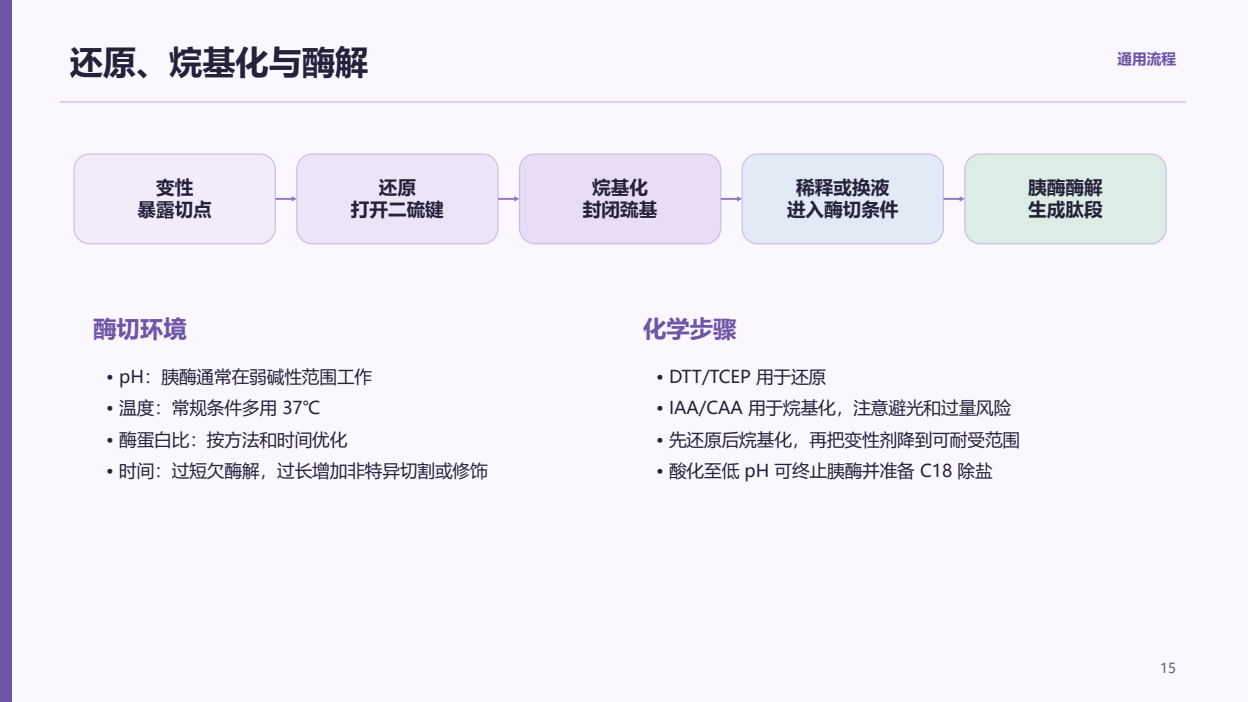
#> input picture research/figures/preparation-p15.png, 1248 x 702 px
$ python prepare-full-assets.py
#> lines starting #> are read from the running program, lines starting #| are printed output that depends on the picture
from pathlib import Path
from PIL import Image
import pypdfium2 as pdfium
import json

root = Path(__file__).resolve().parents[1]
dest = root / 'web/public/figures/full'
dest.mkdir(parents=True, exist_ok=True)
manifest = []

def crop(src, box, name, source):
#> called with src = 'research/figures/preparation-p15.png', box = (0.045, 0.2, 0.95, 0.37), name = 'reduction.png', source = '10 p15；仅裁步骤图'
    im = Image.open(root / src)
#> im is the input picture: PIL image 1248x702 RGB; mean R, G, B 240.4, 238.2, 246.4
    if box:
        w, h = im.size
#> w = 1248; h = 702
        im = im.crop(tuple(round(v * (w if i % 2 == 0 else h)) for i, v in enumerate(box)))
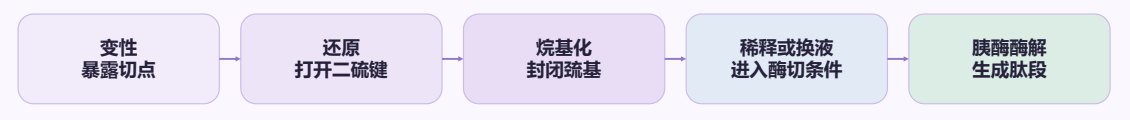
#> im: PIL image 1130x120 RGB; mean R, G, B 226.5, 225.2, 236.8
    im.save(dest / name)
    manifest.append(dict(file='figures/full/' + name, original=src, crop_fraction=box, source=source))

crop('research/figures/preparation-p15.png', (.045,.20,.95,.37), 'reduction.png', '10 p15；仅裁步骤图')
crop('research/figures/preparation-p07.png', (.07,.14,.90,.61), 'trypsin.png', '10 p7；保留序列、规则和切割产物')
#> call 2 of crop, with src = 'research/figures/preparation-p07.png', box = (0.07, 0.14, 0.9, 0.61), name = 'trypsin.png', source = '10 p7；保留序列、规则和切割产物'
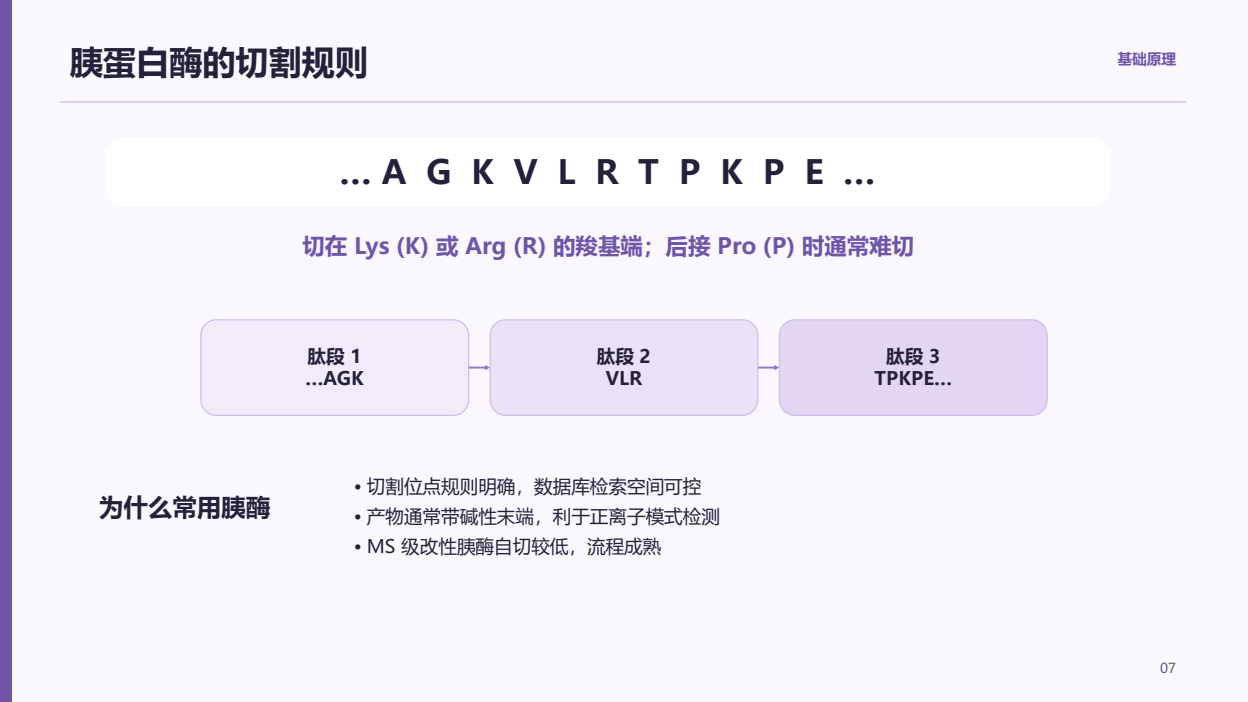
#> input picture research/figures/preparation-p07.png, 1248 x 702 px
#> in crop, im is the input picture: PIL image 1248x702 RGB; mean R, G, B 241.9, 239, 247.7
#> in crop (call 2), `im = im.crop(tuple(round(v * (w if i % 2 == 0 else h)) for i, v in enu..`:
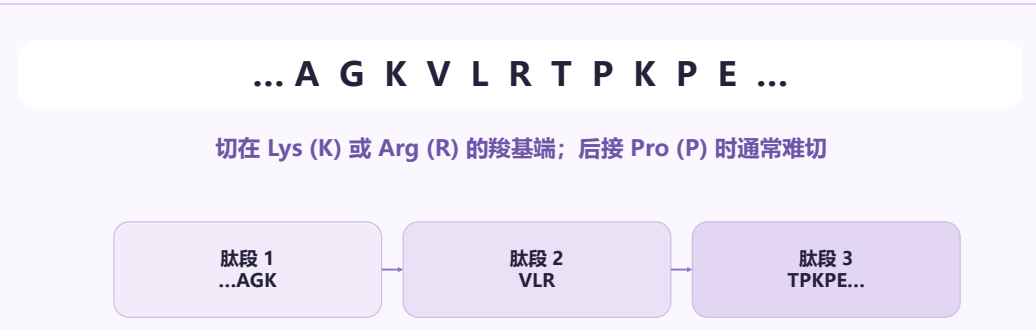
#> im: PIL image 1036x330 RGB; mean R, G, B 241.4, 237.7, 247.9
crop('research/figures/e5/fig5.jpg', (0,0,1,.605), 'e5-pca.png', 'Frey et al. 2025 Fig.5A；CC BY 4.0；裁切A面板')
#> call 3 of crop, with src = 'research/figures/e5/fig5.jpg', box = (0, 0, 1, 0.605), name = 'e5-pca.png', source = 'Frey et al. 2025 Fig.5A；CC BY 4.0；裁切A面板'
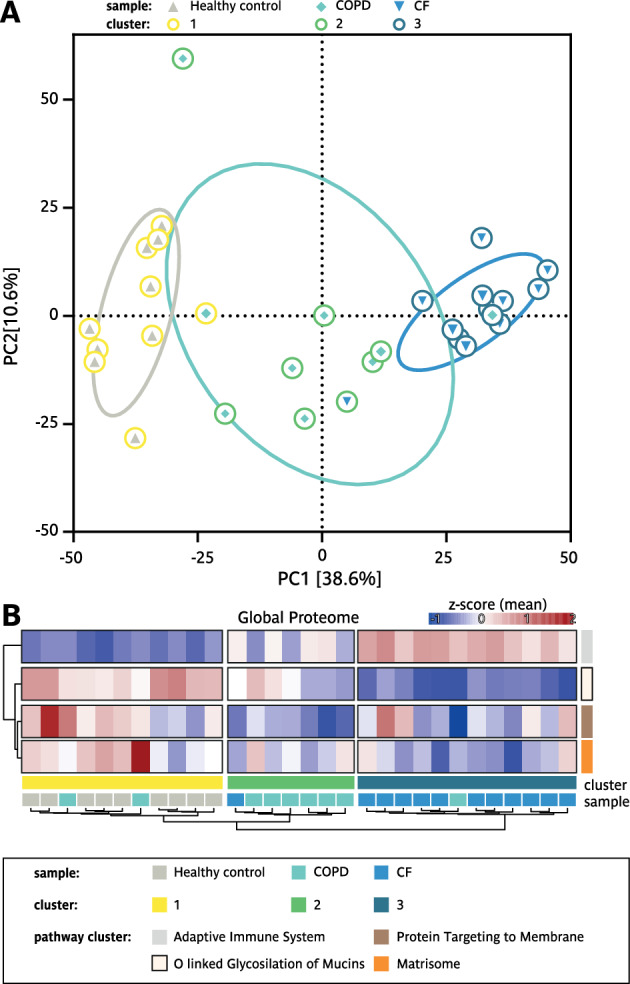
#> input picture research/figures/e5/fig5.jpg, 630 x 984 px
#> in crop, im is the input picture: PIL image 630x984 RGB; mean R, G, B 230.7, 231.5, 233.3
#> in crop (call 3), `im = im.crop(tuple(round(v * (w if i % 2 == 0 else h)) for i, v in enu..`:
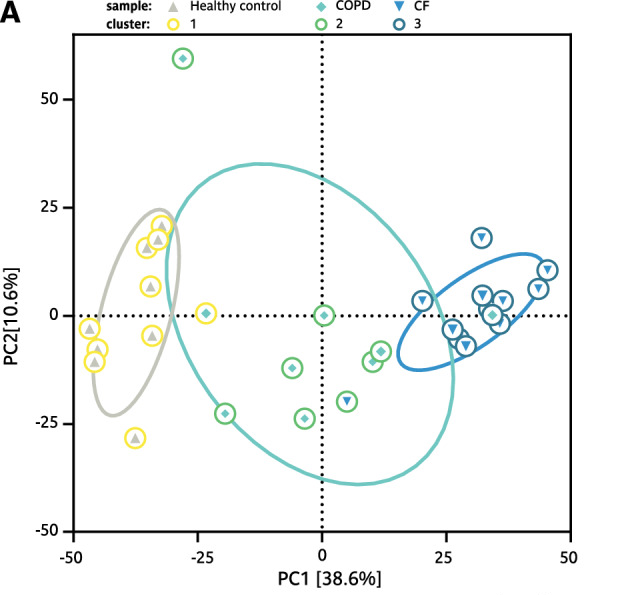
#> im: PIL image 630x595 RGB; mean R, G, B 244.5, 246.4, 245.6
crop('research/figures/e2/fig3.webp', (0,0,1,.46), 'e2-nsaf.png', 'Graf et al. 2021 Fig.3A；CC BY；图例另以文字保留')
#> (the run stopped early here; a loop or call above may not have finished)
